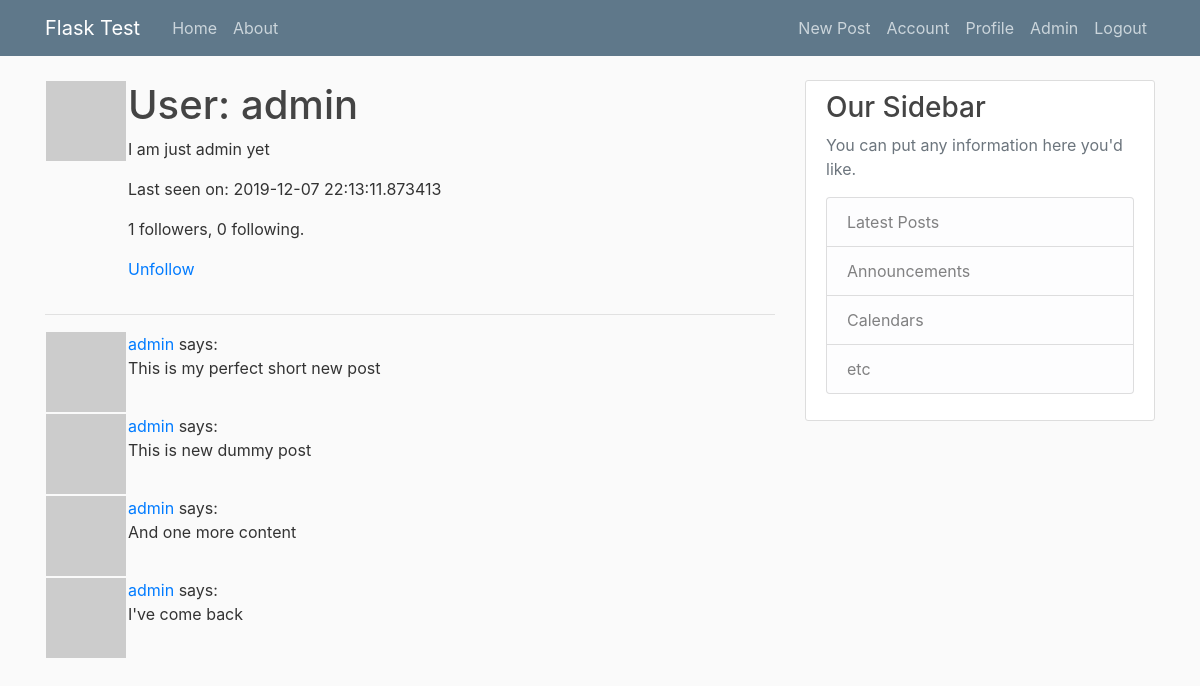
Screenshot of /user/admin (signed in) with the database file from the repository.
### flaskblog/models.py (models this page shows, shortened)
class User(db.Model, UserMixin):
    id = db.Column(db.Integer, primary_key=True)
    username = db.Column(db.String(20), unique=True, nullable=False)
    email = db.Column(db.String(120), unique=True, nullable=False)
    image_file = db.Column(db.String(20), nullable=False,
                           default='default.jpg')
    password = db.Column(db.String(60), nullable=False)
    posts = db.relationship('Post', backref='author', lazy=True)
    about_me = db.Column(db.String(140))
    last_seen = db.Column(db.DateTime, default=datetime.utcnow)
    admin = db.Column(db.Boolean())
    notes = db.Column(db.UnicodeText)
    followed = db.relationship(
        'User', secondary=followers,
        primaryjoin=(followers.c.follower_id == id),
        secondaryjoin=(followers.c.followed_id == id),
        backref=db.backref('followers', lazy='dynamic'), lazy='dynamic')
    def avatar(self, size):
        digest = md5(self.email.lower().encode('utf-8')).hexdigest()
        return 'https://www.gravatar.com/avatar/{}?d=identicon&s={}'.format(
            digest, size)
    def is_following(self, user):
        return self.followed.filter(
            followers.c.followed_id == user.id).count() > 0

class Post(db.Model):
    id = db.Column(db.Integer, primary_key=True)
    title = db.Column(db.String(100), nullable=False)
    date_posted = db.Column(db.DateTime, nullable=False,
                            default=datetime.utcnow)
    content = db.Column(db.Text, nullable=False)
    user_id = db.Column(db.Integer, db.ForeignKey('user.id'), nullable=False)

### flaskblog/routes.py (the view)
@app.route('/user/<username>')
@login_required
def user(username):
    user = User.query.filter_by(username=username).first_or_404()
    page = request.args.get('page', 1, type=int)
    posts = Post.query.filter_by(user_id=user.id).paginate(page, 20, False)
    return render_template('user.html', user=user, posts=posts.items)

### flaskblog/models.py (called while the page is built)
@login_manager.user_loader
def load_user(user_id):
    return User.query.get(int(user_id))

### flaskblog/routes.py (called while the page is built)
@app.before_request
def before_request():
    if current_user.is_authenticated:
        current_user.last_seen = datetime.utcnow()
        db.session.commit()

### flaskblog/templates/user.html
{% extends "layout.html" %}
{% block content %}
    <table>
        <tr valign="top">
            <td><img src="{{ user.avatar(128) }}"></td>
            <td>
                <h1>User: {{ user.username }}</h1>
                {% if user.about_me %}<p>{{ user.about_me }}</p>{% endif %}
                {% if user.last_seen %}
                    <p>Last seen on: {{ user.last_seen }}</p>{% endif %}
                <p>{{ user.followers.count() }}
                    followers, {{ user.followed.count() }} following.</p>
                {% if user == current_user %}
                    <p><a href="{{ url_for('edit_profile') }}">Edit your
                        profile</a></p>
                {% elif not current_user.is_following(user) %}
                    <p>
                        <a href="{{ url_for('follow', username=user.username) }}">Follow</a>
                    </p>
                {% else %}
                    <p>
                        <a href="{{ url_for('unfollow', username=user.username) }}">Unfollow</a>
                    </p>
                {% endif %}
            </td>
        </tr>
    </table>
    <hr>
    {% for post in posts %}
        {% include '_post.html' %}
    {% endfor %}
{% endblock %}

### flaskblog/templates/_post.html
<table>
    <tr valign="top">
        <td><img src="{{ post.author.avatar(36) }}"></td>
        <td>
            <a href="{{ url_for('user', username=post.author.username) }}">{{ post.author.username }}</a>
            says:<br>{{ post.content }}</td>
    </tr>
</table>

### flaskblog/static/main.css (style rules this page uses)
body { background: #fafafa; color: #333333; margin-top: 5rem; }
h1, h2, h3, h4, h5, h6 { color: #444444; }

### rows the page displays
User: username "admin", about_me "I am just admin yet", last_seen "2019-12-07 22:13:11.873413"
Post: author.username "admin", content "This is my perfect short new post"
Post: author.username "admin", content "This is new dummy post"
Post: author.username "admin", content "And one more content"
Post: author.username "admin", content "I've come back"

### other values shown
{{ user.followers.count() }} "1"
{{ user.followed.count() }} "0"
